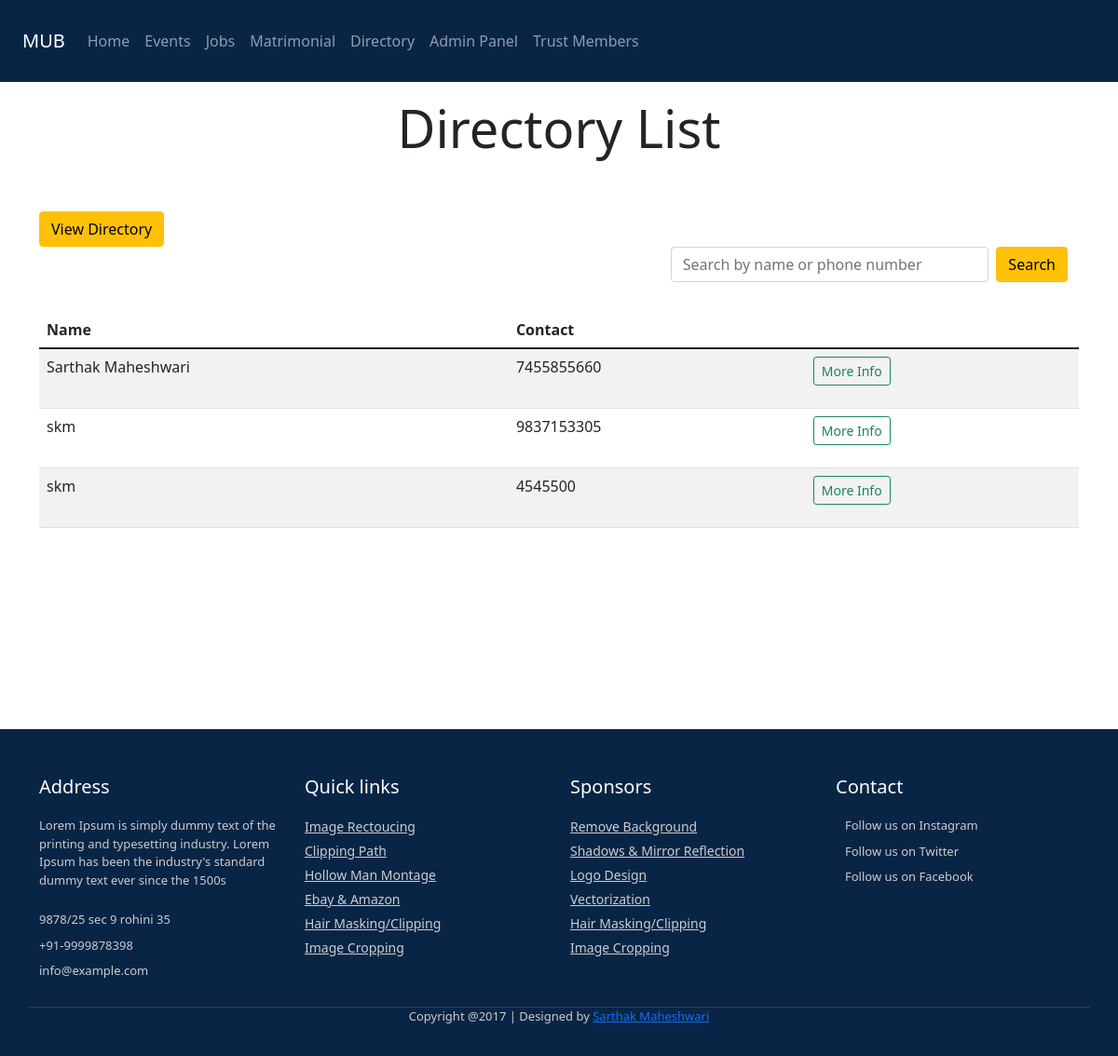
Screenshot of /peopleDirectory/ with the database file from the repository.
### mubApp/models.py (models this page shows)
class Directory(models.Model):
    name = models.CharField(max_length=100)
    profile_photo = models.ImageField(upload_to='profile_photo/',blank = True)
    contact = models.CharField(max_length=10,primary_key=True)
    residence_address = models.TextField(blank = True)
    business_address = models.TextField(blank = True)

### mubApp/views.py (the view)
# urls.py: path('peopleDirectory/',views.peopleDirectory,name='peopleDirectory'),
def peopleDirectory(request):
    directorys = Directory.objects.all()
    return render(request, 'mubApp/peopleDirectory.html', {'directorys': directorys})

### templates/mubApp/peopleDirectory.html (shortened to what this page needs)
{% extends "mubApp/base.html" %}
{% load static %}
{% block content %}
<h1 class="display-4 text-center mt-3"> Directory List</h1>
<nav class="container navbar mt-5">
    <a href="{% url 'peopleDirectory' %}" class="btn btn-warning">View Directory</a>
    <div class="container d-flex justify-content-end">
      <form class="d-flex justify-content-end" action="{% url 'searchDirectory' %}" method="GET">
        <input class="form-control me-2 col-lg-4 col-sm-12" name="search" type="search" placeholder="Search by name or phone number" aria-label="Search">
        <button class="btn btn-warning" type="submit">Search</button>
      </form>
    </div>
  </nav>
<div class="table-responsive container mt-2" style="margin-bottom: 200px;">
    <table class="table table-striped table-hover">
        <thead>
            <tr>
                <th>Name</th>
                <th>Contact</th>
            </tr>
        </thead>
        <tbody>
            {% for directory in directorys %}
            <tr>
                <td>{{ directory.name }}</td>
                <td>{{ directory.contact }}</td>
                <td>
                    <form method="POST" action="{% url 'mubApp:showDirectory' %}">
                        <input type="submit" class="btn btn-outline-success btn-sm" value="More Info">
                    </form>
                </td>
            </tr>
            {% endfor %}
        </tbody>
    </table>
</div>
{% endblock %}

### rows the page displays
Directory: name "Sarthak Maheshwari", contact "7455855660"
Directory: name "skm", contact "9837153305"
Directory: name "skm", contact "4545500"
